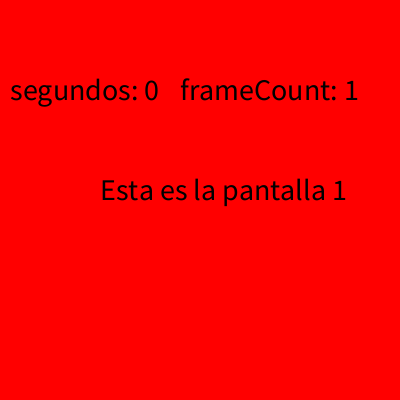
Frame 1 (no input)
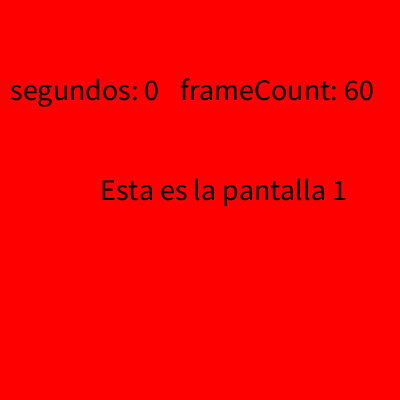
Frame 60 (the mouse pressed at the canvas centre just before this capture)
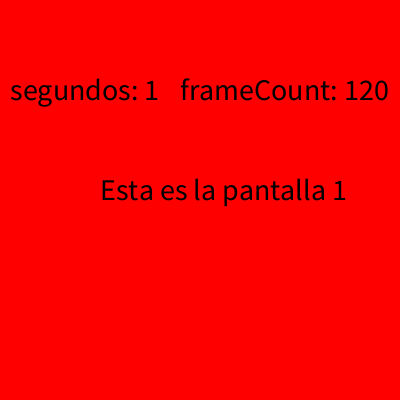
Frame 120 (the mouse held since frame 60 and released just before this capture)

The Processing sketch that drew these frames (run headless with seeded random() and noise(); from frame 60 on, the mouse is pressed at the canvas centre):

// Processing sketch: clase_05_02_2023_repaso_pantallas_timer
// ── clase_05_02_2023_repaso_pantallas_timer.pde
int pantalla = 1;
int contador = 0;
int segundos = 0;

void setup() {
  size(400, 400);
  textSize(30);
}

void draw() {
  background(200);
  if (pantalla == 1) {
    background(255,0,0);
    fill(0);
    text("Esta es la pantalla 1", 100, 200);
  } else if (pantalla == 2) {
    background(0,255,0);
    fill(0);
    text("Esta es la pantalla 2", 100, 200);
    text("Contador " + contador, 100, 250);
  } else if (pantalla == 3) {
    background(0,0,255);
    fill(0);
    text("Esta es la pantalla 3", 100, 200);
  }
  
  text("frameCount: " + frameCount, 180, 100);
  text("segundos: " + segundos, 10, 100);
  
  if(frameCount % 60 == 0){
    segundos = segundos + 1;
  }
}

void mouseClicked() {
  if (pantalla == 3) {
    pantalla = 1;
  } else {
    pantalla = pantalla + 1;
  }
}

void keyPressed() {
  
  if (pantalla == 1) {
  } else if (pantalla == 2) {
    contador = contador + 1;
  } else if (pantalla == 3) {

  }
}
